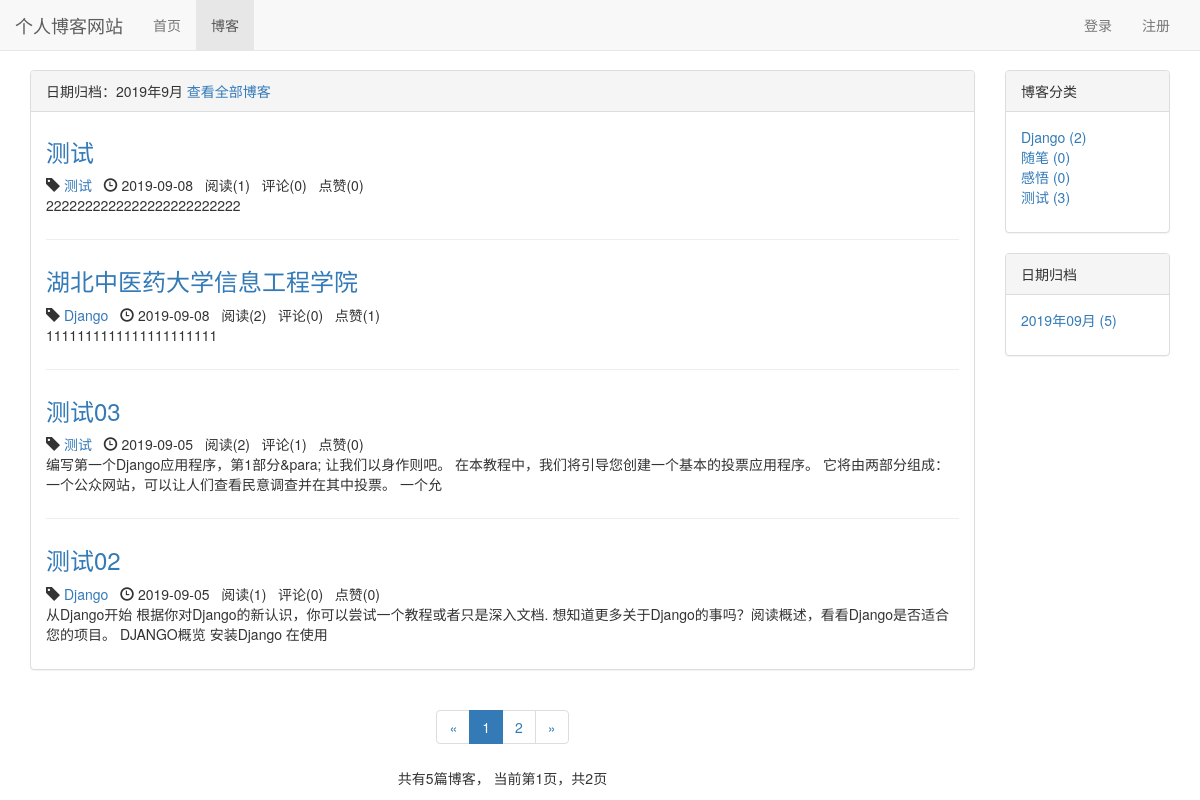
The app's page /blog/date/2019/9 with its own data.
### blog/models.py (models this page shows, shortened)
class Blog(models.Model, ReadNumExpandMethod):
    title = models.CharField(max_length=50)
    blog_type = models.ForeignKey(BlogType, on_delete=models.CASCADE)
    content = RichTextUploadingField()
    author = models.ForeignKey(User, on_delete=models.CASCADE)
    read_details = GenericRelation(ReadDetail)
    created_time = models.DateTimeField(auto_now_add=True)
    last_updated_time = models.DateTimeField(auto_now=True)
    class Meta:
        ordering = ['-created_time']

class BlogType(models.Model):
    type_name = models.CharField(max_length=15)
    def __str__(self):
        return self.type_name

### read_statistics/models.py (models this page shows)
class ReadNum(models.Model):
    read_num = models.IntegerField(default=0)
    content_type = models.ForeignKey(ContentType, on_delete=models.CASCADE)
    object_id = models.PositiveIntegerField()
    content_object = GenericForeignKey('content_type', 'object_id')

### likes/models.py (models this page shows)
class LikeCount(models.Model):
    content_type = models.ForeignKey(ContentType, on_delete=models.CASCADE)
    object_id = models.PositiveIntegerField()
    content_object = GenericForeignKey('content_type', 'object_id')
    liked_num = models.IntegerField(default=0)

### blog/views.py (the view)
# urls.py: path('date/<int:year>/<int:month>', views.blogs_with_date, name="blogs_with_date"),
def blogs_with_date(request, year, month):
    blogs_all_list = Blog.objects.filter(created_time__year=year, created_time__month=month)
    context = get_blog_list_common_data(request, blogs_all_list)
    context['blogs_with_date'] = '%s年%s月' % (year, month)
    return render(request, 'blog/blogs_with_date.html', context)

### comment/templatetags/comment_tags.py (called while the page is built)
@register.simple_tag
def get_comment_count(obj):
    content_type = ContentType.objects.get_for_model(obj)
    return Comment.objects.filter(content_type=content_type, object_id=obj.pk).count()

### likes/templatetags/likes_tags.py (called while the page is built)
@register.simple_tag
def get_like_count(obj):
    content_type = ContentType.objects.get_for_model(obj)
    like_count, created = LikeCount.objects.get_or_create(content_type=content_type, object_id=obj.pk)
    return like_count.liked_num

### read_statistics/models.py (called while the page is built)
    def get_read_num(self):
        try:
            ct = ContentType.objects.get_for_model(self)
            readnum = ReadNum.objects.get(content_type=ct, object_id=self.pk)
            return readnum.read_num
        except exceptions.ObjectDoesNotExist:
            return 0

### user/context_processors.py (called while the page is built)
def login_modal_form(request):
    return {'login_modal_form': LoginForm()}

### blog/templates/blog/blogs_with_date.html (shortened to what this page needs)
{% extends 'blog/blog_list.html' %}
{% block blog_list_title %}
    日期归档：{{ blogs_with_date }}
    <a href="{% url 'blog_list' %}">查看全部博客</a>
{% endblock %}

### blog/templates/blog/blog_list.html (shortened to what this page needs)
{% extends 'base.html' %}
{% block nav_blog_active %}active{% endblock %}
{% load staticfiles %}
{% load comment_tags %}
{% load likes_tags %}
{% block header_extends %}
    <link rel="stylesheet" href="{% static 'blog/blog.css' %}">
{% endblock %}
{% block content %}
    <div class="container">
        <div class="row">
            <div class="col-xs-12 col-sm-8 col-md-9 col-lg-10">
                <div class="panel panel-default">
                    <div class="panel-heading">{% block blog_list_title %}博客列表{% endblock %}</div>
                    <div class="panel-body">
                        {% for blog in blogs %}
                            <div class="blog">
                                <h3><a href="{% url 'blog_detail' blog.pk %}">{{ blog.title }}</a></h3>
                                <p class="blog-info">
                                    <span class="glyphicon glyphicon-tag"></span> <a href="{% url 'blogs_with_type' blog.blog_type.pk %}">{{ blog.blog_type }}</a>&nbsp;&nbsp;
                                    <span class="glyphicon glyphicon-time"></span> {{ blog.created_time|date:"Y-m-d" }}&nbsp;&nbsp;
                                    阅读({{ blog.get_read_num }})&nbsp;&nbsp;
                                    评论({% get_comment_count blog %})&nbsp;&nbsp;
                                    点赞({% get_like_count blog %})
                                </p>
                                <p>{{ blog.content|striptags|truncatechars:120 }}</p>
                            </div>
                        {% empty %}
                            <div class="blog">
                                <h3>暂无博客，敬请期待</h3>
                            </div>
                        {% endfor %}
                    </div>
                </div>
                <div class="paginator">
                    <ul class="pagination">
                        <li>
                            {% if page_of_blogs.has_previous %}
                                <a href="?page={{ page_of_blogs.previous_page_number }}" aria-label="Previous">
                                    <span aria-hidden="true">&laquo;</span>
                                </a>
                            {% else %}
                                <span aria-hidden="true">&laquo;</span>
                            {% endif %}
                        </li>
                        {% for page_num in page_range %}
                            {% if page_num == page_of_blogs.number %}
                                <li class="active"><span>{{ page_num }}</span></li>
                            {% else %}
                                {% if page_num == '...' %}
                                    <li><span>{{ page_num }}</span></li>
                                {% else %}
                                    <li><a href="?page={{ page_num }}">{{ page_num }}</a></li>
                                {% endif %}
                            {% endif %}
                        {% endfor %}
                        <li>
                            {% if page_of_blogs.has_next %}
                                <a href="?page={{ page_of_blogs.next_page_number }}" aria-label="Next">
                                    <span aria-hidden="true">&raquo;</span>
                                </a>
                            {% else %}
                                <span aria-hidden="true">&raquo;</span>
                            {% endif %}
                        </li>
                    </ul>
                    <p>
                        共有{{ page_of_blogs.paginator.count }}篇博客，
                        当前第{{ page_of_blogs.number }}页，共{{ page_of_blogs.paginator.num_pages }}页
                    </p>
                </div>
            </div>
            <div class="hidden-xs col-sm-4 col-md-3 col-lg-2">
                <div class="panel panel-default">
                    <div class="panel-heading">博客分类</div>
                    <div class="panel-body">
                        <ul class="blog-types">
                            {% for blog_type in blog_types %}
                                <li>
                                    <a href="{% url 'blogs_with_type' blog_type.pk %}">
                                        {{ blog_type.type_name }} ({{ blog_type.blog_count }})
                                    </a>
                                </li>
                            {% empty %}
                                <li>暂无分类</li>
                            {% endfor %}
                        </ul>
                    </div>
                </div>
                <div class="panel panel-default">
                    <div class="panel-heading">日期归档</div>
                    <div class="panel-body">
                        <ul>
                            {% for blog_date, blog_count in blog_dates.items %}
                                <li>
                                    <a href="{% url 'blogs_with_date' blog_date.year blog_date.month %}">
                                        {{ blog_date|date:"Y年m月" }} ({{ blog_count }})
                                    </a>
                                </li>
                            {% endfor %}
                        </ul>
                    </div>
                </div>
            </div>
        </div>
    </div>
{% endblock %}

### static/base.css (style rules this page uses)
* { margin: 0; padding: 0; }
body { margin-top: 70px!important; }
ul { list-style-type: none!important; }

### blog/static/blog/blog.css (style rules this page uses)
ul.blog-types { list-style-type: none; }
div.blog:not(:last-child) { margin-bottom: 2em; padding-bottom: 1em; border-bottom: 1px solid #eee; }
div.blog h3 { margin-top: 0.5em; }
div.blog p.blog-info { margin-bottom: 0; }
div.paginator { text-align: center; }

### records on screen
Blog: title "测试", blog_type "测试", created_time "2019-09-08", get_read_num "1", id "0", id.liked_num "0", content "2222222222222222222222222"
Blog: title "湖北中医药大学信息工程学院", blog_type "Django", created_time "2019-09-08", get_read_num "2", id "0", id.liked_num "1", content "1111111111111111111111"
Blog: title "测试03", blog_type "测试", created_time "2019-09-05", get_read_num "2", id "1", id.liked_num "0", content "编写第一个Django应用程序，第1部分&para; 让我们以身作则吧。 在本教程中，我们将引导您创建一个基本的投票应用程序。 它将由两部分组成： 一个公众网站，可以让人们查看民意调查并在其中投票。 一个允"
Blog: title "测试02", blog_type "Django", created_time "2019-09-05", get_read_num "1", id "0", id.liked_num "0", content "从Django开始 根据你对Django的新认识，你可以尝试一个教程或者只是深入文档. 想知道更多关于Django的事吗？阅读概述，看看Django是否适合您的项目。 DJANGO概览 安装Django 在使用"
BlogType: type_name "Django", blog_count "2"
BlogType: type_name "随笔", blog_count "0"
BlogType: type_name "感悟", blog_count "0"
BlogType: type_name "测试", blog_count "3"

### other values on screen
{{ blogs_with_date }} "2019年9月"
{{ page_num }} "1"
{{ page_num }} "2"
{{ page_of_blogs.paginator.count }} "5"
{{ page_of_blogs.number }} "1"
{{ page_of_blogs.paginator.num_pages }} "2"
{{ blog_date|date:"Y年m月" }} "2019年09月"
{{ blog_count }} "5"
